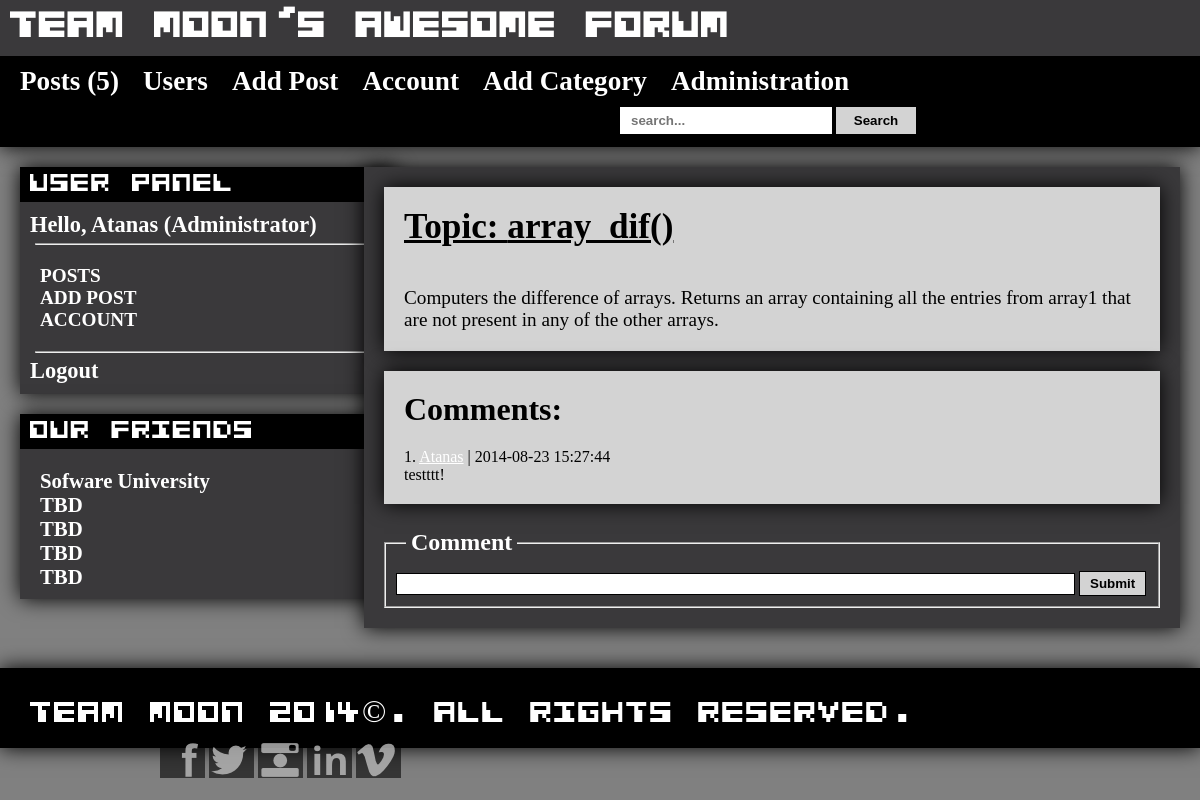
The app's page /post.php?id=27 (signed in) with its own data.
### tables this page shows
CREATE TABLE IF NOT EXISTS `access_levels` (
  `access_lvl` tinyint(4) NOT NULL AUTO_INCREMENT,
  `access_name` varchar(50) NOT NULL,
  PRIMARY KEY (`access_lvl`)
);

CREATE TABLE IF NOT EXISTS `messages` (
  `message_id` int(11) NOT NULL AUTO_INCREMENT,
  `category_id` int(11) NOT NULL,
  `author_id` int(11) NOT NULL,
  `date_published` datetime NOT NULL,
  `title` varchar(50) NOT NULL,
  `body` varchar(250) NOT NULL,
  `tags` varchar(250) NOT NULL,
  `views_count` int(11) NOT NULL,
  PRIMARY KEY (`message_id`)
);

CREATE TABLE IF NOT EXISTS `comments` (
  `comment_id` int(11) NOT NULL AUTO_INCREMENT,
  `message_id` int(255) NOT NULL,
  `user_id` varchar(250) NOT NULL,
  `date` timestamp NOT NULL DEFAULT CURRENT_TIMESTAMP,
  `comment_content` varchar(250) NOT NULL,
  PRIMARY KEY (`comment_id`)
);

CREATE TABLE IF NOT EXISTS `users` (
  `user_id` int(11) NOT NULL AUTO_INCREMENT,
  `name` varchar(50) NOT NULL,
  `passwd` varchar(255) NOT NULL,
  `activity` varchar(50) NOT NULL DEFAULT '0',
  `access_lvl` tinyint(4) NOT NULL DEFAULT '1',
  PRIMARY KEY (`user_id`),
  UNIQUE KEY `name` (`name`)
);

### post.php (the view, shortened to what this page needs)
<?php
require 'includes/header.php';
if (isset($_GET['id'])) {
    $messageId = (int) $_GET['id'];
    $messageId = mysqli_real_escape_string($connection, $messageId);
}
$sql = 'SELECT * FROM messages WHERE message_id=' . $messageId;
    $result = mysqli_query($connection, $sql);
    if ($result->num_rows <= 0) {
        header('Location: index.php');
        exit;
    } else {
        $row = $result->fetch_assoc();
    }
    echo'<section id="posts-main"><article id="home-article">
    <header>
        <h2>Topic: '.$row['title'].'</h2>
    </header>
    <p>
        '.$row['body'].'
    </p>
    </article>';
    echo '<div id="messages-content">';
    echo '<span class="message-author"><h5>Comments:</h5>';
    $sql = 'SELECT * FROM comments
        LEFT JOIN users
        ON comments.user_id = users.user_id
        WHERE message_id=' . (int) $_GET['id'];
    $result = mysqli_query($connection, $sql);
    if ($result->num_rows <= 0) {
        echo '<div class="error"><h5 style="font-weight:normal;">There are no comments about this topic!</h5></div>';
    }
    else{
        $counter = 1;
        while ($row = $result->fetch_assoc()) {
        echo '<div class="comment-holder">';
            echo  $counter .'. <a href="user.php?user=' . $row['user_id'] . '">' . $row['name'] . '</a> | ' . $row['date'] . '
        <br><span class="comment">' . $row['comment_content'] . '</span><br>
        </div>
        ';
            $counter++;
        }
        echo '</span></p>';
    }
    echo '</div>';
    if (existLoggedUser()) {
        echo '<form method="POST" class="styledForm" action="#" >
            <fieldset>
                <legend>Comment</legend>
                <input type="text" name="comment_content" />
                <input type="submit" name="comment" value="Submit" />
            </fieldset>
        </form>';
    }
    else{
        echo '<div style="text-align: center;"><a href="login.php" style="color: red!important;font-size: 28px;">Please log in to your profile before commenting</a></div>';
    }?>
	</section>
<?php require 'includes/footer.php';

### includes/header.php (shortened to what this page needs)
<?php
require 'includes/connection.php';
require 'includes/functions.php';
if (existLoggedUser()) {
    $username = $_SESSION['username'];
}
?>
<!DOCTYPE html>
<html>
    <head>
        <title><?php printf('%s | %s', $pageTitle, APPLICATION_NAME); ?></title>
        <link rel="stylesheet" href="css/styles.css" />
    </head>
    <body>
        <div id="wrapper">
            <header id="header">
                <h1 id="logo">
                    <a href="index.php">Team moon's awesome forum</a>
                </h1>
                <?php $countAllPosts = countAllPosts($connection); ?>
                <nav id="main-nav" role="navigation">
                    <ul>
                        <li>
                            <a <?php checkForCurrentPage($pageTitle, 'Posts') ?> href="posts.php">Posts (<?php echo $countAllPosts; ?>)</a>
                        </li>
						<li>
                            <a <?php checkForCurrentPage($pageTitle, 'Users') ?> href="users.php">Users</a>
                        </li>
						<?php if($_SESSION['accessLevel'] > 0) { ?>
                        <li>
                            <a <?php checkForCurrentPage($pageTitle, 'Add Post') ?> href="add-post.php">Add Post</a>
                        </li>
						<?php } ?>
						<?php if($_SESSION['accessLevel'] > 0) { ?>
                        <li>
                            <a <?php checkForCurrentPage($pageTitle, 'Account') ?> href="account.php">Account</a>
                        </li>
						<?php } ?>
                        <?php if($_SESSION['accessLevel'] > 1) { ?>
                        <li>
                            <a <?php checkForCurrentPage($pageTitle, 'Add Category') ?> href="add-category.php">Add Category</a>
                        </li>
                        <?php } ?>
                        <?php if($_SESSION['accessLevel'] > 2) { ?>
                        <li>
                            <a <?php checkForCurrentPage($pageTitle, 'Administration') ?> href="administration.php">Administration</a>
                        </li>
                        <?php } ?>
                    </ul>
					<div id="search-box">
						<form method="POST" action="search.php" role="form">
							<input type="text" name="searchText" placeholder="search..." required />
							<input type="submit" name="search" value="Search" />
						</form>
					</div>
                </nav>
			 </header>
			<div id="asides">
			<aside>
				<?php if (existLoggedUser()) { ?>
					<header>User Panel</header>
                    <div id="hello-user">
                        <p>Hello, <?php echo $username . ' ' . printAccessLevelName($connection, $_SESSION['accessLevel']); ?></p>
						<hr>
						<ul>
                	        <li><a href="index.php">POSTS</a></li>
                	        <li><a href="add-post.php">ADD POST</a></li>
                	        <li><a href="account.php">ACCOUNT</a></li>
						</ul>
						<hr>
                    <a href="processing/logout.php">Logout</a>
					</div>
                <?php } ?>
			</aside>
			<aside>
				<header>Our Friends</header>
				<div id="friends_links">
					<ul>
						<li><a href="#">Sofware University</a></li>
						<li><a href="">TBD</a></li>
						<li><a href="">TBD</a></li>
						<li><a href="">TBD</a></li>
						<li><a href="">TBD</a></li>
					</ul>
				</div>
			</aside>
			</div>
            <div id="content">

### css/styles.css (style rules this page uses)
* { padding: 0; margin: 0; }
body { font-family: "Calibri"; background-color: grey; }
body > #wrapper { width: 100%; margin-left: auto; margin-right: auto; }
#wrapper > header { background-color: #3A393B; color: white; box-shadow: 0px 0px 20px black; }
#wrapper > header > #logo > a { display: inline-block; font-size: 1.2em; text-decoration: none; color: white; font-weight: bold; vertical-align: top; font-family: alien; padding: 10px; }
#wrapper > header > nav { background-color: black; text-align: left; padding-left: 20px; }
#wrapper > header > nav > ul { list-style-type: none; display: inline-block; vertical-align: top; margin-top: 10px; margin-bottom: 10px; }
#wrapper > header > nav > ul > li { display: inline-block; margin-right: 20px; }
#wrapper > header > nav > ul > li > a { color: white; text-decoration: none; font-size: 1.7em; font-weight: bold; }
#wrapper > header > nav > #search-box { display: inline-block; vertical-align: bottom; margin-bottom: 13px; margin-left: 600px; }
#wrapper > header > nav > #search-box input[type="text"] { border: 1px solid white; width: 200px; height: 25px; padding-left: 10px; }
#wrapper > header > nav > #search-box input[type="submit"] { width: 80px; height: 27px; border: 1px solid lightgrey; background-color: lightgrey; font-weight: bold; }
#wrapper > #asides { float: left; margin-left: 10px; width: 250px; }
#wrapper > #asides > aside { background-color: #3A393B; width: 150%; margin: 10px; margin-top: 20px; box-shadow: 0px 0px 20px black; }
#wrapper > #asides > aside hr { margin: 5px; }
#wrapper > #asides > aside > header { background-color: black; color: white; font-family: alien; font-size: 1.7em; text-align: left; margin-top: 20px; padding: 5px; padding-left: 10px; }
#wrapper > #asides > aside > #friends_links > ul { list-style-type: none; margin: 10px; padding: 10px; }
#wrapper > #asides > aside > #friends_links > ul > li > a { text-decoration: none; color: white; font-weight: bold; font-size: 1.3em; }
#wrapper > #asides > aside > #hello-user { padding: 10px; }
#wrapper > #asides > aside > #hello-user > p { color: white; font-size: 1.4em; font-weight: bold; margin-bottom: 5px; }
#wrapper > #asides > aside > #hello-user > a { color: white; text-decoration: none; font-weight: bold; font-size: 1.4em; }
#wrapper > #asides > aside > #hello-user > ul { list-style-type: none; margin-top: 20px; margin-left: 10px; margin-bottom: 20px; }
#wrapper > #asides > aside > #hello-user > ul > li > a { color: white; text-decoration: none; font-weight: bold; font-size: 1.2em; display: inline-block; }
#posts-main { background-color: #3A393B; margin: 20px; box-shadow: 0px 0px 20px; width: 68%; float: right; }
#home-article { padding: 20px; background-color: lightgrey; margin: 20px; box-shadow: 0px 0px 20px; }
#home-article > header > h2 { color: black; font-size: 2.2em; text-decoration: underline; }
#home-article > p { margin-top: 40px; color: black; font-size: 1.2em; }
#messages-content { margin: 20px; background-color: lightgrey; box-shadow: 0px 0px 20px; padding: 20px; }
#messages-content h5 { font-size: 2em; display: inline-block; margin-bottom: 20px; }
form.styledForm fieldset { margin: 20px; padding: 10px; }
form.styledForm fieldset > legend { margin-left: 10px; color: white; font-weight: bold; font-size: 1.5em; padding: 5px; }
form.styledForm fieldset > input[type="text"] { width: 90%; margin: : 20px; height: 20px; }
form.styledForm fieldset > input[type="submit"] { border: 1px solid black; background-color: lightgrey; font-weight: bold; height: 25px; width: 9%; }
table th, td, a { color: #FFF; }
#admin-form select, input[type="text"] { border: 1px solid black; font-weight: bold; width: 240px; height: 25px; }

### records on screen
access_levels: access_name "(Administrator)"
messages: title "array_dif()", body "Computers the difference of arrays. Returns an array containing all the entries from array1 that are not present in any of the other arrays."
comments: user.name "Atanas", date "2014-08-23 15:27:44", comment_content "testttt!"

### other values on screen
$countAllPosts "5"
$username "Atanas"
